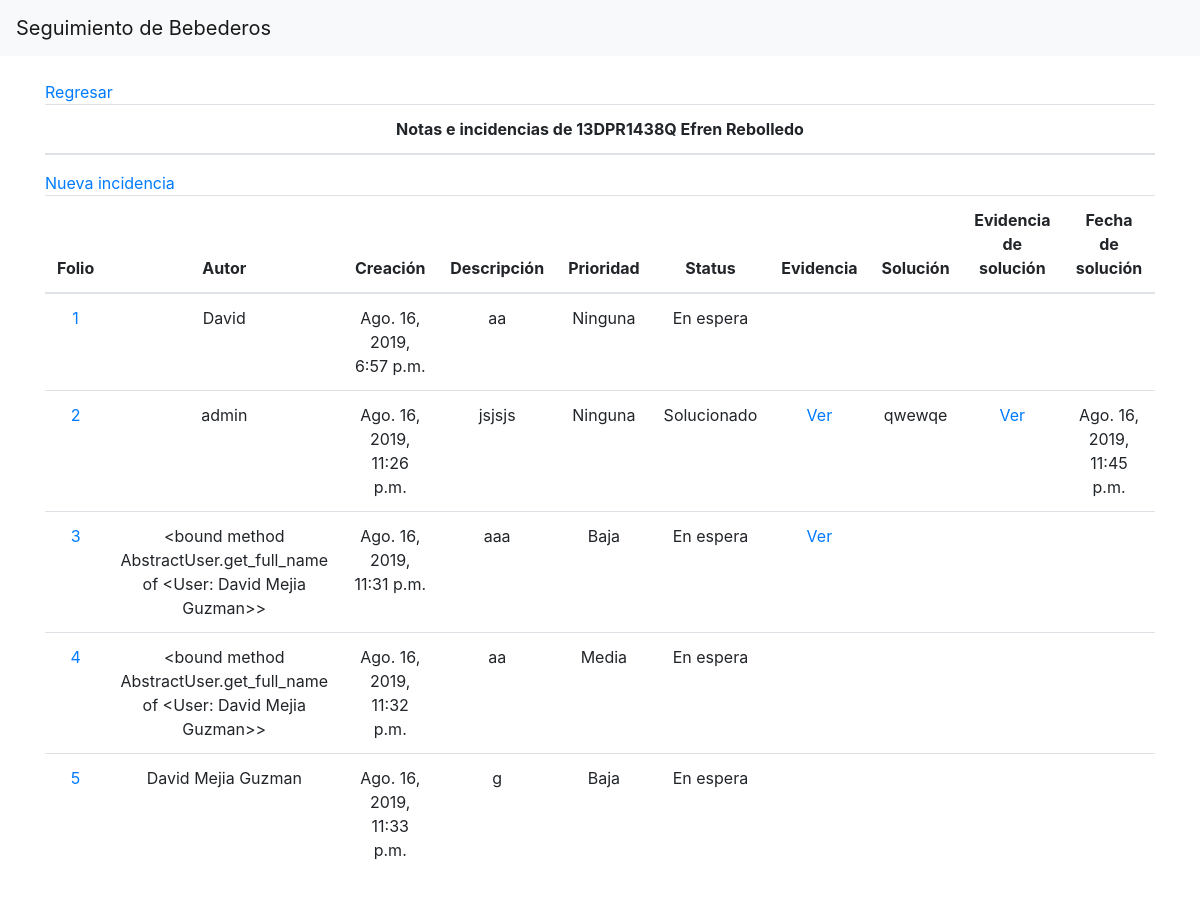
The page /escuela/13dpr1438q-efren-rebolledo/incidencias-y-notas/ on the database its author committed.
### escuelas/models.py (models this page shows, shortened)
class Escuela(models.Model):
	entidad_convocatoria = models.ForeignKey(EntidadConvocatoria, on_delete=models.CASCADE)
	numero = models.IntegerField()
	cct = models.CharField(max_length=10)
	nombre = models.TextField()
	nivel_educativo = models.CharField(max_length=20, choices=nivel_choices)
	turno = models.CharField(max_length=20, default="Matutino", choices=turno_choices)
	plantilla_escolar = models.IntegerField()
	municipio = models.CharField(max_length=50)
	domicilio = models.TextField()
	localidad = models.CharField(max_length=50)
	director = models.CharField(max_length=50, blank=True, null=True)
	telefono = models.CharField(max_length=10, blank=True, null=True)
	esta_sustituida = models.BooleanField(default=False)
	es_sustitucion = models.BooleanField(default=False)
	lista = models.ForeignKey(Oficio, on_delete=models.CASCADE)
	slug = models.SlugField(max_length=50, blank=True, unique=True)
	def __str__(self):
		return '{} {}'.format(self.cct, self.nombre)

### incidencias/models.py (models this page shows, shortened)
class Incidencia(models.Model):
	status_choices = (
		("En espera", "En espera"),
		("Atendiendo", "Atendiendo"),
		("Solucionado", "Solucionado"),
		("No aplica", "No aplica"),
	)
	prioridad_choices = (
		("Ninguna", "Ninguna (Es una notificación)"),
		("Baja", "Baja"),
		("Media", "Media"),
		("Alta", "Alta"),
	)
	fase_choices = (
		("Primer análisis de agua", "Primer análisis de agua"),
		("Expediente técnico", "Expediente técnico"),
		("Construcción e instalación de Sistema bebedero", "Construcción e instalación de Sistema bebedero"),
		("Segundo análisis de agua", "Segundo análisis de agua"),
		("Mantenimientos", "Mantenimientos"),
	)
	escuela = models.ForeignKey(Escuela, on_delete=models.CASCADE)
	autor = models.CharField(max_length=50)
	descripcion = models.TextField(verbose_name="Descripción")
	status = models.CharField(max_length=30, default="En espera", choices=status_choices)
	prioridad = models.CharField(max_length=10, choices=prioridad_choices)
	solucion = models.TextField(verbose_name="Solución", null=True, blank=True)
	fecha_solucion = models.DateTimeField(verbose_name="Fecha de solucion", null=True, blank=True)
	creacion = models.DateTimeField(default=timezone.now, verbose_name="Fecha de creación")
	evidencia_incidencia = models.ImageField(upload_to="incidencias/%Y/%m/%d/", null=True, blank=True, verbose_name="Evidencia de incidencia")
	evidencia_solucion = models.ImageField(upload_to="incidencias/%Y/%m/%d/", null=True, blank=True, verbose_name="Evidencia de solución")
	class Meta:
		ordering = ['creacion']

### incidencias/views.py (the view)
# urls.py: path('escuela/<slug:slug>/incidencias-y-notas/', IncidenciaListView.as_view(), name='incidencia-list'),
class IncidenciaListView(ListView):
	model = Incidencia
	def get_context_data(self, **kwargs):
		context = super().get_context_data()
		escuela = Escuela.objects.get(slug=self.kwargs['slug'])
		context['escuela'] = escuela
		context['incidencias'] = Incidencia.objects.filter(escuela=escuela)
		return context

### incidencias/templates/incidencias/incidencia_list.html
{% extends 'base.html'%}
{% load bootstrap %}
{%block content%}
	<a href="{%url 'escuelas:escuela-detail' escuela.slug%}">Regresar</a>
	<div class="table-responsive text-center">
		<table class="table">
			<thead>
				<th>Notas e incidencias de {{escuela}}</th>
			</thead>
		</table>
	</div>
	<a href="{%url 'incidencias:incidencia-create' escuela.slug%}">Nueva incidencia</a>
	<div class="table-responsive text-center">
		<table class="table">
			<thead>
				<th>Folio</th>
				<th>Autor</th>
				<th>Creación</th>
				<th>Descripción</th>
				<th>Prioridad</th>
				<th>Status</th>
				<th>Evidencia</th>
				<th>Solución</th>
				<th>Evidencia de solución</th>
				<th>Fecha de solución</th>
			</thead>
			<tbody>
	{%for incidencia in incidencias%}
				<tr>
					<td><a href="{%url 'incidencias:incidencia-update' incidencia.pk%}">{{incidencia.pk}}</a></td>
					<td>{{incidencia.autor}}</td>
					<td>
					{{incidencia.creacion}}</td>
					<td>{{incidencia.descripcion}}</td>
					<td>{{incidencia.prioridad}}</td>
					<td>{{incidencia.status}}</td>
					<td>{%if incidencia.evidencia_incidencia%}<a href="{incidencia.evidencia_incidencia.url}}">Ver</a>{%endif%}</td>
					<td>{%if incidencia.solucion%}{{incidencia.solucion}}{%endif%}</td>
					<td>{%if incidencia.evidencia_solucion%}<a href="{{incidencia.evidencia_solucion.url}}">Ver</a>{%endif%}</td>
					<td>{%if incidencia.fecha_solucion%}{{incidencia.fecha_solucion}}{%endif%}</td>
				</tr>
	{%empty%}
				<tr>
					<td colspan="9">No hay incidencias</td>
				</tr>
	{%endfor%}
			</tbody>
		</table>
	</div>
{%endblock content%}

### rows shown on the page
Escuela: cct+nombre "13DPR1438Q Efren Rebolledo"
Incidencia: pk "1", autor "David", creacion "Ago. 16, 2019, 6:57 p.m.", descripcion "aa", prioridad "Ninguna", status "En espera"
Incidencia: pk "2", autor "admin", creacion "Ago. 16, 2019, 11:26 p.m.", descripcion "jsjsjs", prioridad "Ninguna", status "Solucionado", shows "Ver", solucion "qwewqe", fecha_solucion "Ago. 16, 2019, 11:45 p.m."
Incidencia: pk "3", autor "<bound method AbstractUser.get_full_name of <User: David Mejia Guzman>>", creacion "Ago. 16, 2019, 11:31 p.m.", descripcion "aaa", prioridad "Baja", status "En espera", shows "Ver"
Incidencia: pk "4", autor "<bound method AbstractUser.get_full_name of <User: David Mejia Guzman>>", creacion "Ago. 16, 2019, 11:32 p.m.", descripcion "aa", prioridad "Media", status "En espera"
Incidencia: pk "5", autor "David Mejia Guzman", creacion "Ago. 16, 2019, 11:33 p.m.", descripcion "g", prioridad "Baja", status "En espera"
